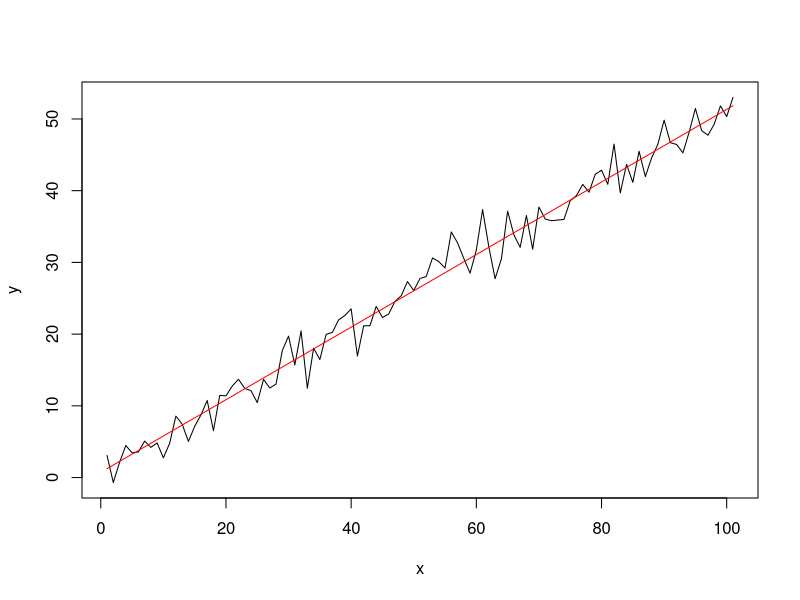

This figure's R source:
library(multitaper)


### Name: multitaperTrend
### Title: Estimate Linear Trend using Multitaper Techniques
### Aliases: multitaperTrend
### Keywords: math

### ** Examples

x <- 1:101
y <- 1.0 + 0.5*(x) + rnorm(n=101,mean=0,sd=2)
vars <- multitaperTrend(xd=y, B=0.05, deltat=1.0, t.in=x)
plot(x,y,type="l")
lines(x,vars[[1]]+vars[[2]]*vars[[3]],type="l",col="red")
